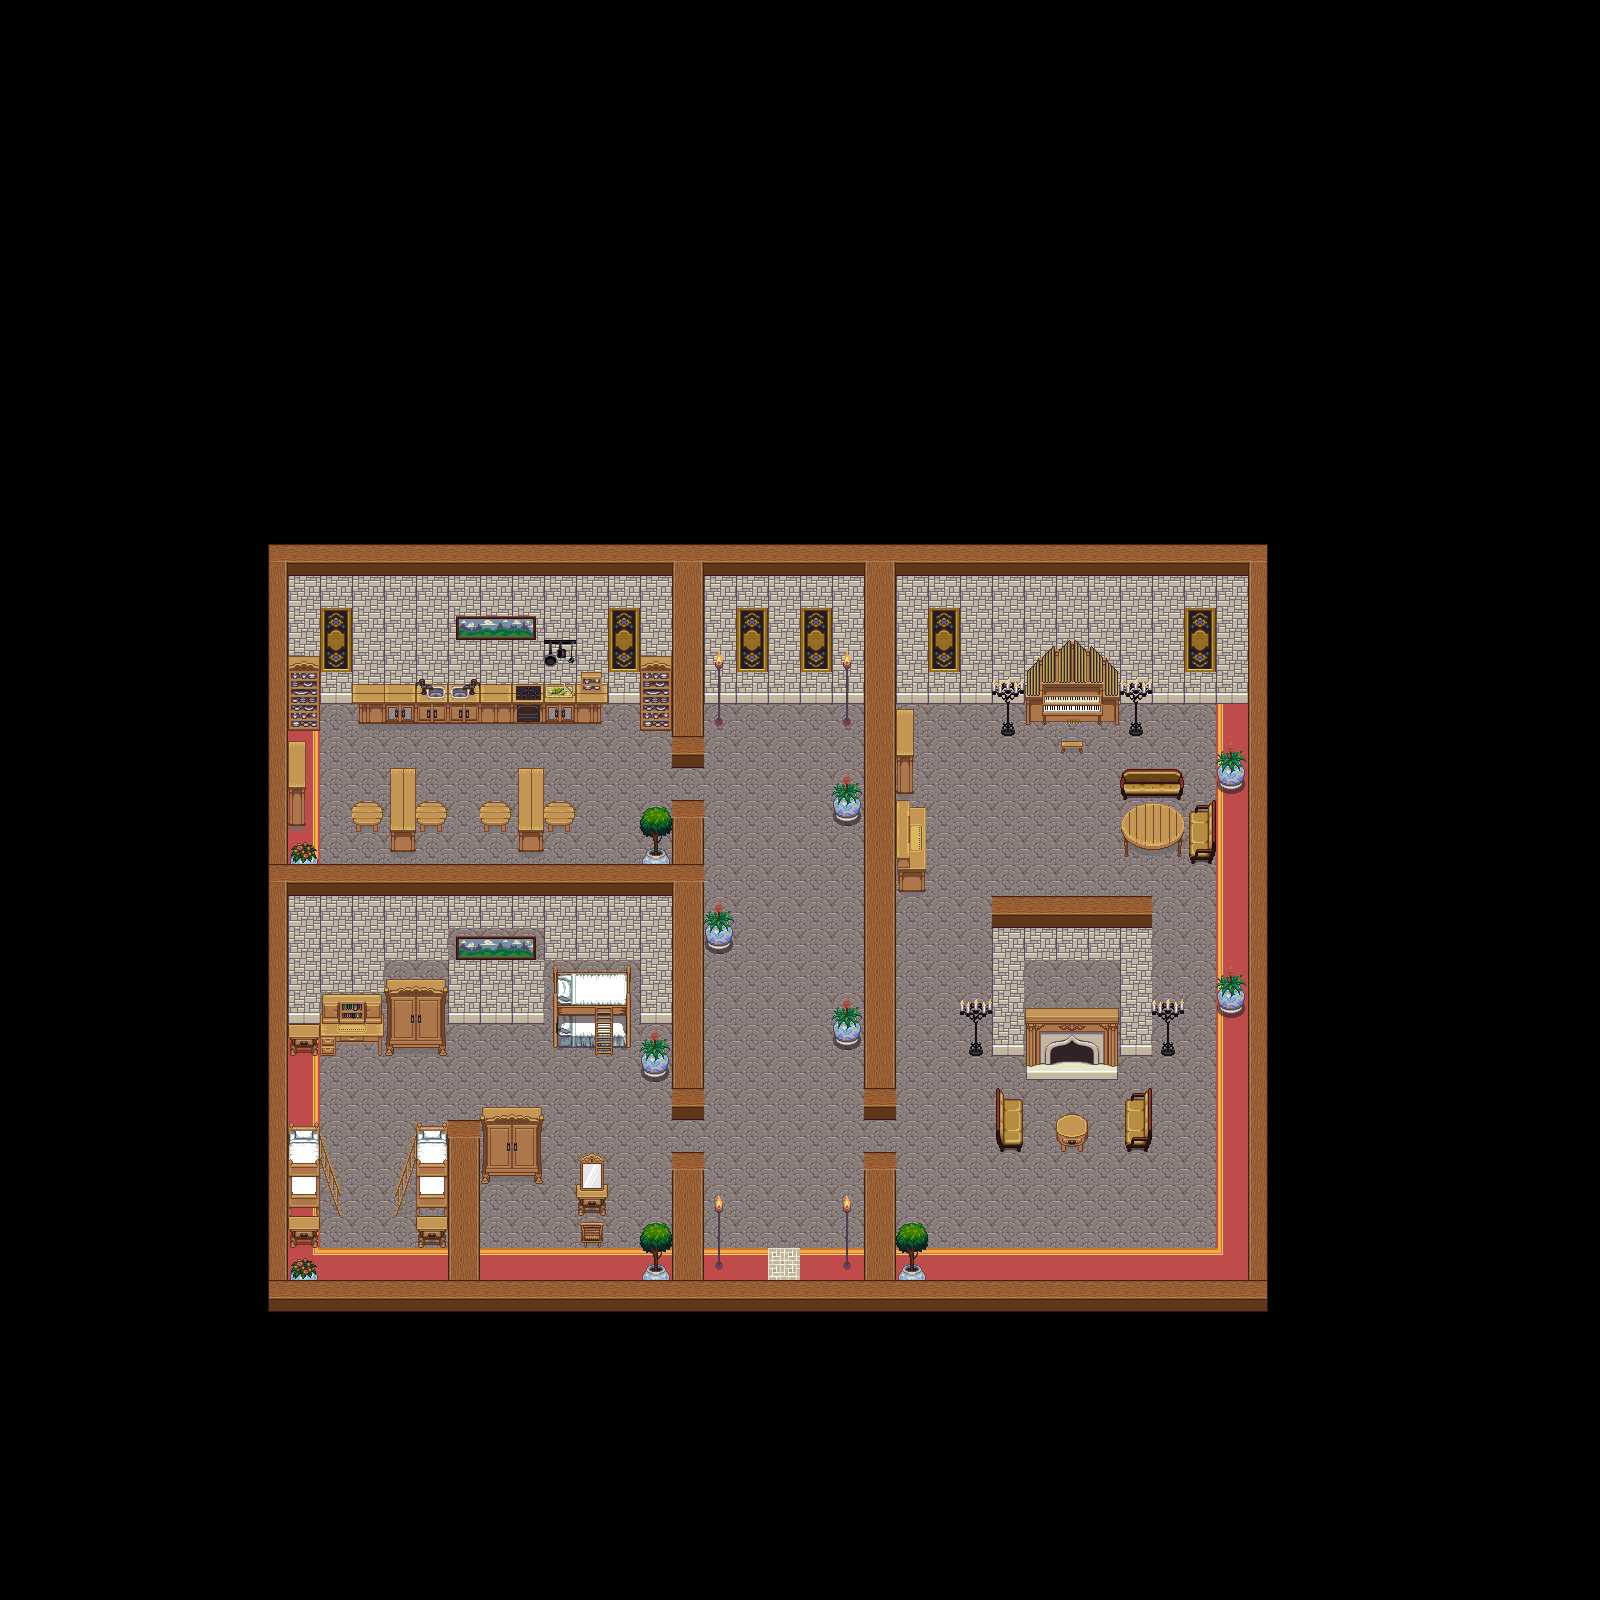

A 2D game scene composited from a Tiled map and its tileset images. What follows is a short description and the map's XML, with each tile layer's data collapsed to a summary:
An orthogonal 50x50 tile map with 32x32 px tiles, 4 tile layers (Ground, CollisionLayer, Door, Misc), 8 tilesets.

<map version="1.2" tiledversion="1.2.2" orientation="orthogonal" renderorder="right-down" width="50" height="50" tilewidth="32" tileheight="32" infinite="0" nextlayerid="5" nextobjectid="1">
 <tileset firstgid="1" source="Resources/interiorBricksBorders.tsx" />
 <tileset firstgid="1025" source="Resources/interiorTropicalTilesheet.tsx" />
 <tileset firstgid="1121" source="Resources/Interior.tsx" />
 <tileset firstgid="2145" source="Resources/blonde-wood.tsx" />
 <tileset firstgid="2657" source="Resources/castle.tsx" />
 <tileset firstgid="2809" source="Resources/upholstery.tsx" />
 <tileset firstgid="3321" source="Resources/Tiles5.tsx" />
 <tileset firstgid="3811" source="../../HomeWorld/Resources/Tiles5.tsx" />
 <layer id="1" name="Ground" width="50" height="50">
  <data>[2500 cells, 2432 non-empty, 11 distinct tile ids]</data>
 </layer>
 <layer id="2" name="CollisionLayer" width="50" height="50">
  <data>[2500 cells, 2500 non-empty, 3 distinct tile ids]</data>
 </layer>
 <layer id="3" name="Door" width="50" height="50">
  <data>[2500 cells, 0 non-empty, 0 distinct tile ids]</data>
 </layer>
 <layer id="4" name="Misc" width="50" height="50">
  <data>[2500 cells, 2178 non-empty, 121 distinct tile ids]</data>
 </layer>
</map>
